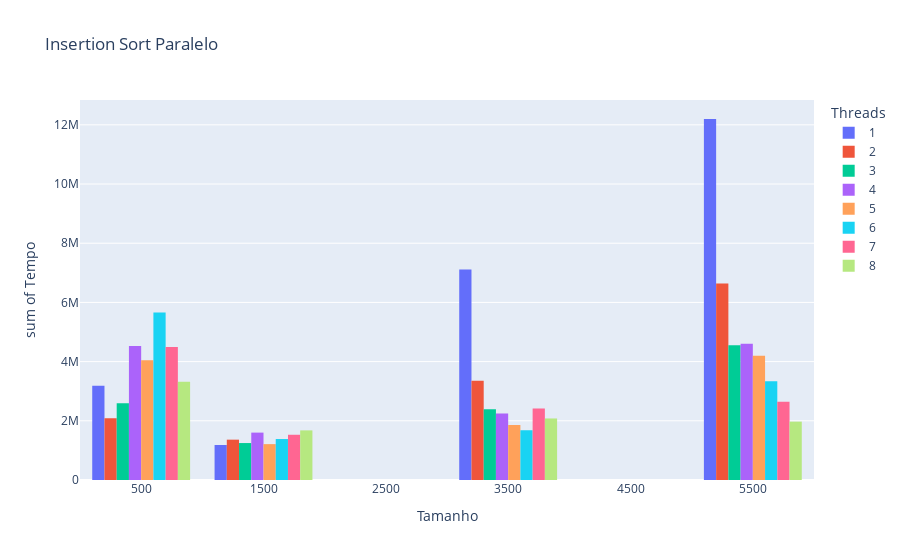

Notebook cell for this chart:
### Code cell
data = pd.read_csv("C:\\Users\\Rafael Oliveira\\Desktop\\AV2\\parallel_insertion_sort.csv", sep=',')

data['Tempo'] = data.groupby(['Tamanho', 'Threads'])['Tempo'].transform('mean')

data_mean = data.groupby(['Tamanho', 'Threads'])['Tempo'].mean().reset_index()

data_mean.plot(kind='hist', x='Tamanho', y='Tempo', barmode='group',color='Threads', title='Insertion Sort Paralelo', labels={'Tamanho': 'Tamanho', 'Tempo': 'Tempo', 'Threads': 'Threads'})

### Figure 1 — Plotly figure (JSON) as saved in the notebook; plotly's stock layout.template omitted (floating-point values rounded to 4 significant figures)
{"data": [{"alignmentgroup": "True", "bingroup": "x", "histfunc": "sum", "hovertemplate": "Threads=1<br>Tamanho=%{x}<br>sum of Tempo=%{y}<extra></extra>", "legendgroup": "1", "marker": {"color": "#636efa", "pattern": {"shape": ""}}, "name": "1", "offsetgroup": "1", "orientation": "v", "showlegend": true, "type": "histogram", "x": [100, 500, 1000, 3500, 5000], "xaxis": "x", "y": [1460000.0, 1721650, 1183000.0, 7115000.0, 12200000.0], "yaxis": "y"}, {"alignmentgroup": "True", "bingroup": "x", "histfunc": "sum", "hovertemplate": "Threads=2<br>Tamanho=%{x}<br>sum of Tempo=%{y}<extra></extra>", "legendgroup": "2", "marker": {"color": "#EF553B", "pattern": {"shape": ""}}, "name": "2", "offsetgroup": "2", "orientation": "v", "showlegend": true, "type": "histogram", "x": [100, 500, 1000, 3500, 5000], "xaxis": "x", "y": [1051000.0, 1035000.0, 1363000.0, 3355725, 6642000.0], "yaxis": "y"}, {"alignmentgroup": "True", "bingroup": "x", "histfunc": "sum", "hovertemplate": "Threads=3<br>Tamanho=%{x}<br>sum of Tempo=%{y}<extra></extra>", "legendgroup": "3", "marker": {"color": "#00cc96", "pattern": {"shape": ""}}, "name": "3", "offsetgroup": "3", "orientation": "v", "showlegend": true, "type": "histogram", "x": [100, 500, 1000, 3500, 5000], "xaxis": "x", "y": [1510050, 1081650, 1249000.0, 2387000.0, 4554000.0], "yaxis": "y"}, {"alignmentgroup": "True", "bingroup": "x", "histfunc": "sum", "hovertemplate": "Threads=4<br>Tamanho=%{x}<br>sum of Tempo=%{y}<extra></extra>", "legendgroup": "4", "marker": {"color": "#ab63fa", "pattern": {"shape": ""}}, "name": "4", "offsetgroup": "4", "orientation": "v", "showlegend": true, "type": "histogram", "x": [100, 500, 1000, 3500, 5000], "xaxis": "x", "y": [2819000.0, 1710000.0, 1601575, 2245150, 4603000.0], "yaxis": "y"}, {"alignmentgroup": "True", "bingroup": "x", "histfunc": "sum", "hovertemplate": "Threads=5<br>Tamanho=%{x}<br>sum of Tempo=%{y}<extra></extra>", "legendgroup": "5", "marker": {"color": "#FFA15A", "pattern": {"shape": ""}}, "name": "5", "offsetgroup": "5", "orientation": "v", "showlegend": true, "type": "histogram", "x": [100, 500, 1000, 3500, 5000], "xaxis": "x", "y": [2071000.0, 1973000.0, 1212100, 1858000.0, 4197000.0], "yaxis": "y"}, {"alignmentgroup": "True", "bingroup": "x", "histfunc": "sum", "hovertemplate": "Threads=6<br>Tamanho=%{x}<br>sum of Tempo=%{y}<extra></extra>", "legendgroup": "6", "marker": {"color": "#19d3f3", "pattern": {"shape": ""}}, "name": "6", "offsetgroup": "6", "orientation": "v", "showlegend": true, "type": "histogram", "x": [100, 500, 1000, 3500, 5000], "xaxis": "x", "y": [4414000.0, 1242850, 1384400, 1681000.0, 3339000.0], "yaxis": "y"}, {"alignmentgroup": "True", "bingroup": "x", "histfunc": "sum", "hovertemplate": "Threads=7<br>Tamanho=%{x}<br>sum of Tempo=%{y}<extra></extra>", "legendgroup": "7", "marker": {"color": "#FF6692", "pattern": {"shape": ""}}, "name": "7", "offsetgroup": "7", "orientation": "v", "showlegend": true, "type": "histogram", "x": [100, 500, 1000, 3500, 5000], "xaxis": "x", "y": [3250450, 1242350, 1529000.0, 2419000.0, 2647000.0], "yaxis": "y"}, {"alignmentgroup": "True", "bingroup": "x", "histfunc": "sum", "hovertemplate": "Threads=8<br>Tamanho=%{x}<br>sum of Tempo=%{y}<extra></extra>", "legendgroup": "8", "marker": {"color": "#B6E880", "pattern": {"shape": ""}}, "name": "8", "offsetgroup": "8", "orientation": "v", "showlegend": true, "type": "histogram", "x": [100, 500, 1000, 3500, 5000], "xaxis": "x", "y": [2008000.0, 1313000.0, 1676000.0, 2079000.0, 1973000.0], "yaxis": "y"}], "layout": {"barmode": "group", "legend": {"title": {"text": "Threads"}, "tracegroupgap": 0}, "title": {"text": "Insertion Sort Paralelo"}, "xaxis": {"anchor": "y", "domain": [0, 1], "title": {"text": "Tamanho"}}, "yaxis": {"anchor": "x", "domain": [0, 1], "title": {"text": "sum of Tempo"}}}}
